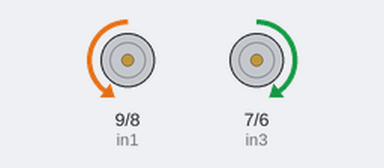
Bench run of a sketch on a simulated Arduino Uno, built with avr-gcc and run on an emulated ATmega328P. Shown: motor-driver pin pairs drawn as motors (green arrow = first pin HIGH = forward, orange = second pin HIGH = backward, longer = more drive, scaled by the enable pin).

Above: at 0.6 s.
Timing chart, 0 to 5.3 s (numbered marks = the images above):
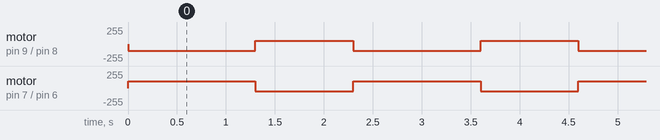

Measured:
- by itself, motor on pin 9 (in1) / pin 8 (in2): alternates backward 100/255 for 1.3 s and forward 50/255 for 1.0 s
- by itself, motor on pin 7 (in3) / pin 6 (in4): alternates forward 100/255 for 1.3 s and backward 50/255 for 1.0 s

The sketch:

MachineFunctions.ino
```cpp
// motori sinsitra
int enA = 11;
int in1 = 9;
int in2 = 8;
// motori destra
int enB = 5;
int in3 = 7;
int in4 = 6;

//enB ruote a destra
//enA ruote a sinistra

void setup() {
 pinMode(enA, OUTPUT);
 pinMode(enB, OUTPUT);
 pinMode(in1, OUTPUT);
 pinMode(in2, OUTPUT);
 pinMode(in3, OUTPUT);
 pinMode(in4, OUTPUT);
}

void loop() {

  // funzione esempio
  avanti();
  delay(300);
  indietro();


}

void indietro(){

  //ruote a sinistra all'indietro
  digitalWrite(in1, HIGH);
  digitalWrite(in2, LOW);
  //ruote a destra all'indietro
  digitalWrite(in3, LOW);
  digitalWrite(in4, HIGH);
  analogWrite(enA, 50);
  analogWrite(enB, 50);
  delay(1000);


}

void avanti(){

   //ruote a sinistra in avanti
  digitalWrite(in1, LOW);
  digitalWrite(in2, HIGH);
  //ruote a destra in avanti
  digitalWrite(in3, HIGH);
  digitalWrite(in4, LOW);
  analogWrite(enA, 100);
  analogWrite(enB, 100);
  delay(1000);
}

void curvaSx(){

  //ruote a sinistra all'indietro
  digitalWrite(in1, HIGH);
  digitalWrite(in2, LOW);
  // ruote a destra in avanti
  digitalWrite(in3, HIGH);
  digitalWrite(in4, LOW);
  // per quanto riguarda la velocità, non ho la minima idea: facciamo curvare per un tempo indicativo T=1000 e poi fermiamo
  analogWrite(enA, 33);
  analogWrite(enB, 33);
  delay(1000);
}

void curvaDx(){

   //ruote a sinistra in avanti
   digitalWrite(in1, LOW);
   digitalWrite(in2, HIGH);
   //ruote a destra all'indietro
   digitalWrite(in3, LOW);
  digitalWrite(in4, HIGH);
   // per quanto riguarda la velocità, non ho la minima idea, facciamo curvare per un tempo indicativo T=1000 ms e poi fermiamo
  analogWrite(enA, 33);
  analogWrite(enB, 33);
  delay(1000);
}

void stop(){

   analogWrite(enA, 0);
   analogWrite(enB, 0);

}
```
